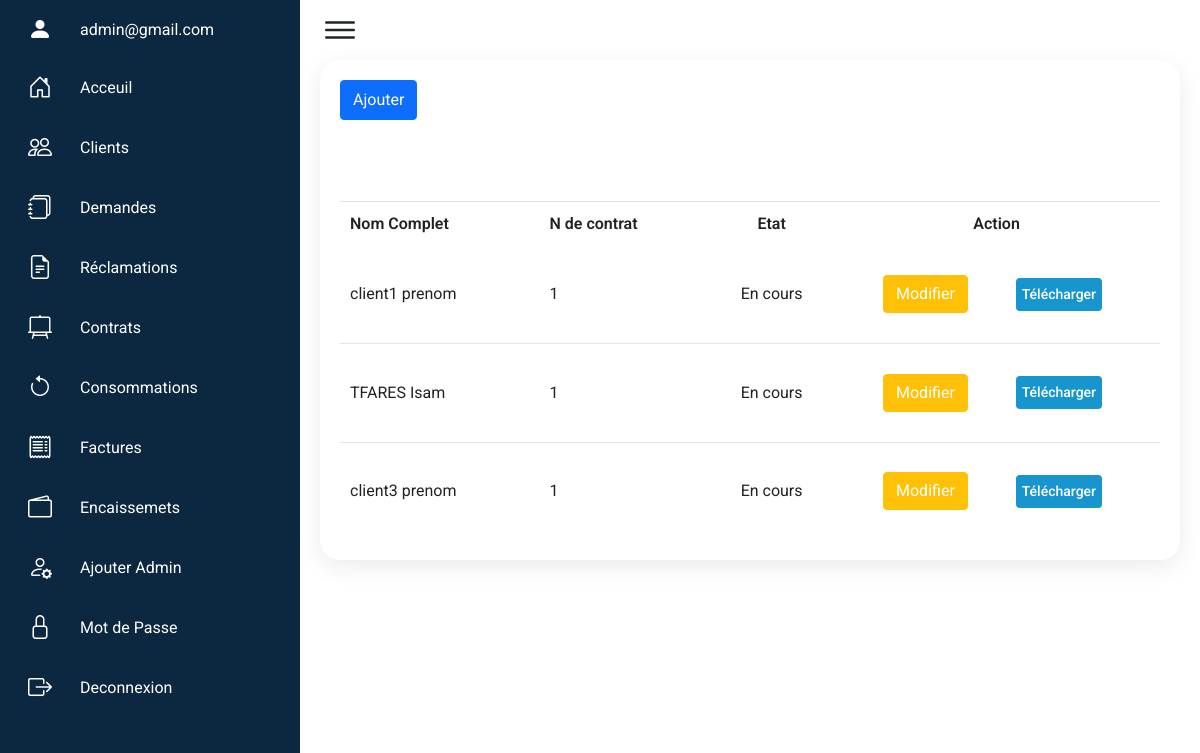
Page /index.php?page=contrats (signed in) on the earlier database version.
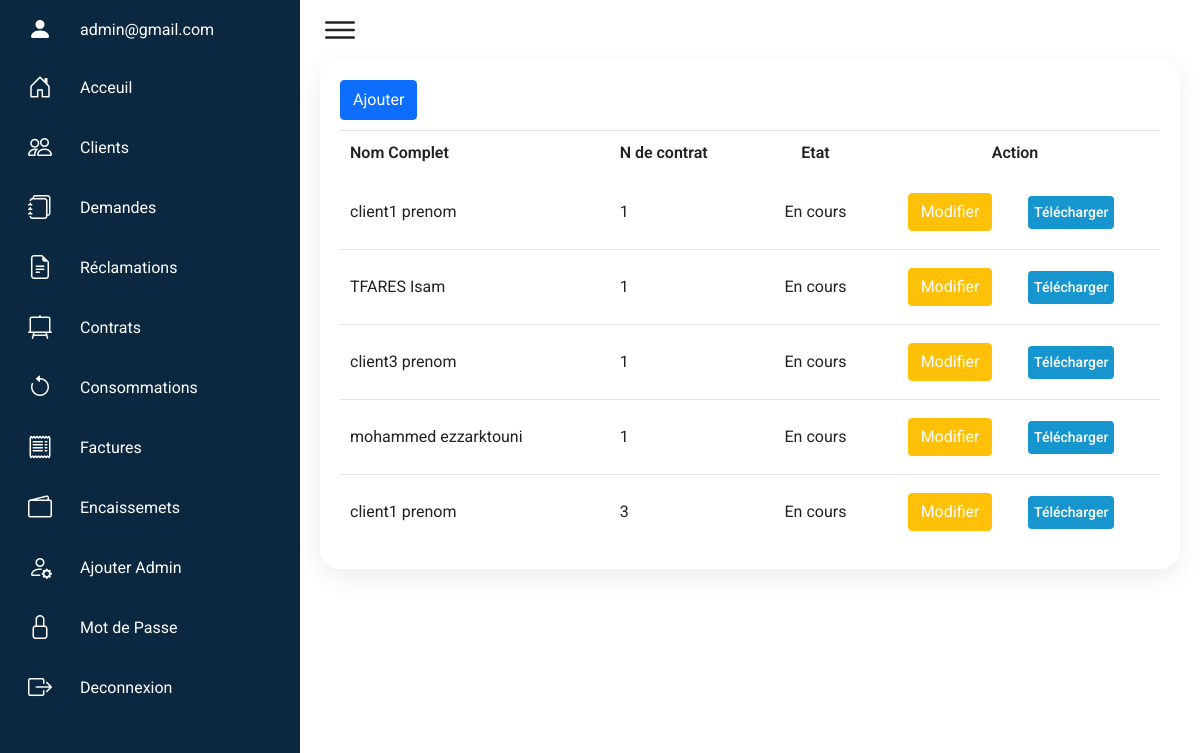
Same page on the later database version.
### tables this page shows
CREATE TABLE `contrats` (
  `contrat_id` int(11) NOT NULL,
  `client_id` int(11) NOT NULL,
  `numero` int(11) NOT NULL,
  `date_de_debut` date NOT NULL DEFAULT current_timestamp(),
  `date_de_fin` date DEFAULT NULL,
  `adresse_local` varchar(50) NOT NULL,
  `localite_id` int(11) NOT NULL,
  `etat` int(11) NOT NULL DEFAULT 1
);

CREATE TABLE `clients` (
  `client_id` int(11) NOT NULL,
  `password` varchar(50) NOT NULL,
  `nom` varchar(20) NOT NULL,
  `prenom` varchar(20) NOT NULL,
  `adresse` varchar(50) NOT NULL,
  `tel` varchar(10) NOT NULL,
  `email` varchar(30) NOT NULL,
  `isVerified` int(11) NOT NULL DEFAULT 0,
  `token` varchar(255) NOT NULL,
  `isActive` tinyint(4) NOT NULL DEFAULT 1
);

### models/contrats.php (called while the page is built, shortened)
<?php
function getContrats()
{
    $db = connectToDatabase();
    if (isset($_SESSION['admin'])) {
        $stm = $db->prepare("SELECT c.*, cl.*, lo.*
    FROM contrats c
    JOIN clients cl ON cl.client_id = c.client_id
    JOIN localites lo ON c.localite_id = lo.localite_id
    WHERE c.etat=1;
    ");
    } else {
        $stm = $db->prepare("SELECT c.*, lo.*
    FROM contrats c
    JOIN localites lo ON c.localite_id = lo.localite_id WHERE c.client_id=:id and c.etat=1 ORDER BY c.`numero` DESC;
    ");
        $stm->bindParam(":id", $_SESSION['client']['client_id']);
    }
    $stm->execute();
    $contrats = $stm->fetchAll();
    return $contrats;
}

### controllers/contrats.php (called while the page is built, shortened)
<?php
require('models/contrats.php');
function getContratsC()
{
    $contrats = getContrats();
    return $contrats;
}

### views/admin/contrats.php (the view, shortened to what this page needs)
<?php
$contrats = getContratsC();
$title = "Contrats" ?>
<div class="details-table pt-0">
    <div class="activities">
        <div class="d-flex justify-content-between">
            <button type="button" class="btn btn-primary" data-bs-toggle="modal" data-bs-target="#addStudent" style="height: 40px !important;">
                Ajouter
            </button>
        </div>
        <table class="border-top">
            <thead>
                <tr>
                    <td>Nom Complet</td>
                    <td class="text-start">N de contrat</td>
                    <td>Etat</td>
                    <td class="text-center">Action</td>
                </tr>
            </thead>
            <tbody id="">
                <?php foreach ($contrats as $key => $client) { ?>
                    <tr>
                        <td> <?= $client['nom'] . " " . $client['prenom'] ?></td>
                        <td class="text-start"><?= $client['numero'] ?></td>
                        <?php if ($client['etat'] == '1') { ?>
                            <td class=" py-1 m-1 px-2 ">En cours</td>
                        <?php } else { ?>
                            <td class=" py-1 m-1 px-2 ">Terminé</td>
                        <?php } ?>
                        <td>
                            <div class="d-flex justify-content-evenly py-2 align-items-center">
                                <button type="button" class="btn btn-warning text-white border-none" data-bs-toggle="modal" data-bs-target="#modifierClient<?= $client['contrat_id'] ?>">Modifier</button>
                                <form action="index.php?page=contrats" method="post">
                                    <button type="submit" class="status btn delivered border-none mx-2">Télécharger</button>
                                </form>
                            </div>
                        </td>
                    </tr>
                <?php } ?>
            </tbody>
        </table>
    </div>
</div>
<?php require('views/admin/layout.php');

Differences in the rows shown:
added contrats: client.nom "mohammed", client.prenom "ezzarktouni", numero "1", etat "En cours"
added contrats: client.nom "client1", client.prenom "prenom", numero "3", etat "En cours"
